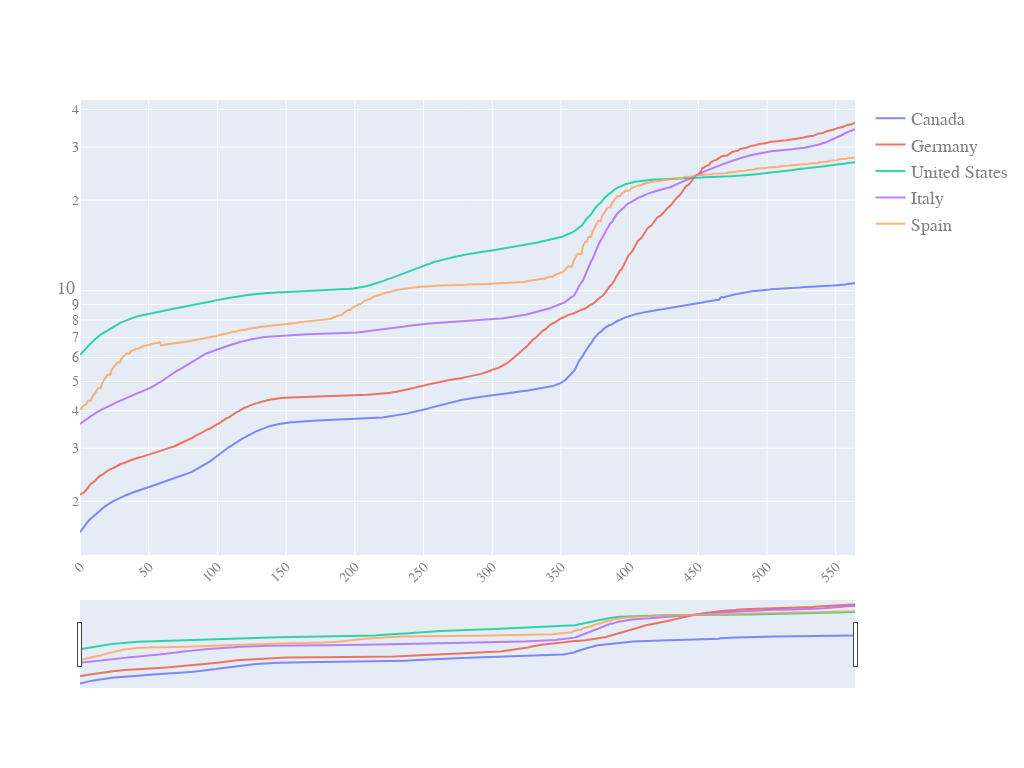

Notebook cell for this chart:
### Code cell
quick_plot(pd_sync_timelines.date,
           pd_sync_timelines.iloc[:,:-1],
           y_scale='log',
           slider=True)

### Figure 1 — Plotly figure (JSON) as saved in the notebook; plotly's stock layout.template omitted (floating-point values rounded to 4 significant figures; data arrays with more than 128 entries replaced by an {"elided": "..."} marker saying what was removed)
{"data": [{"name": "Canada", "opacity": 0.8, "type": "scatter", "x": {"elided": "565 int values"}, "y": {"elided": "565 float values"}}, {"name": "Germany", "opacity": 0.8, "type": "scatter", "x": {"elided": "565 int values"}, "y": {"elided": "565 float values"}}, {"name": "United States", "opacity": 0.8, "type": "scatter", "x": {"elided": "565 int values"}, "y": {"elided": "565 float values"}}, {"name": "Italy", "opacity": 0.8, "type": "scatter", "x": {"elided": "565 int values"}, "y": {"elided": "565 float values"}}, {"name": "Spain", "opacity": 0.8, "type": "scatter", "x": {"elided": "565 int values"}, "y": {"elided": "565 float values"}}], "layout": {"autosize": true, "font": {"color": "#7f7f7f", "family": "PT Sans, monospace", "size": 18}, "height": 768, "width": 1024, "xaxis": {"nticks": 20, "rangeslider": {"visible": true}, "tickangle": -45, "tickfont": {"color": "#7f7f7f", "size": 14}}, "yaxis": {"type": "log"}}}
